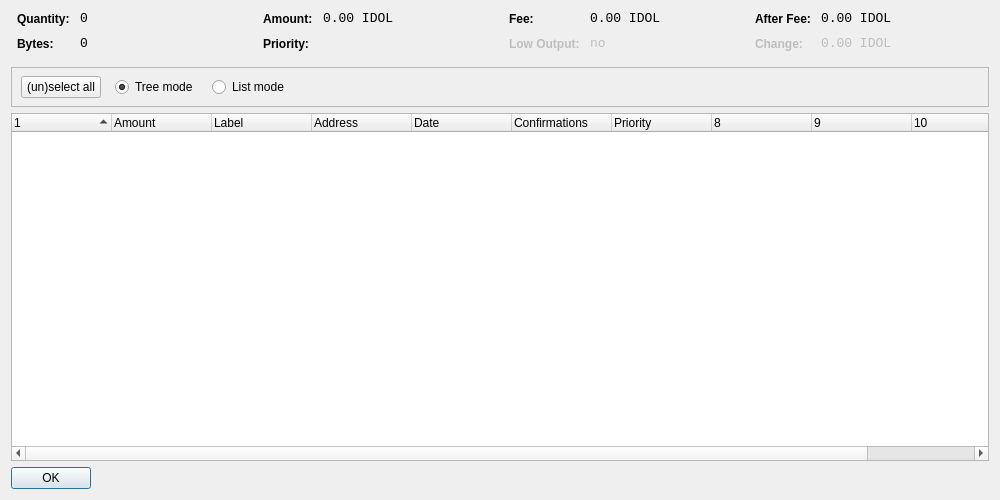
<?xml version="1.0" encoding="UTF-8"?>
<ui version="4.0">
 <class>CoinControlDialog</class>
 <widget class="QDialog" name="CoinControlDialog">
  <property name="geometry">
   <rect>
    <x>0</x>
    <y>0</y>
    <width>1000</width>
    <height>500</height>
   </rect>
  </property>
  <property name="windowTitle">
   <string>Coin Control</string>
  </property>
  <layout class="QVBoxLayout" name="verticalLayout">
   <item>
    <layout class="QHBoxLayout" name="horizontalLayoutTop" stretch="0,0,0,0">
     <property name="topMargin">
      <number>0</number>
     </property>
     <property name="bottomMargin">
      <number>10</number>
     </property>
     <item>
      <layout class="QFormLayout" name="formLayoutCoinControl1">
       <property name="horizontalSpacing">
        <number>10</number>
       </property>
       <property name="verticalSpacing">
        <number>10</number>
       </property>
       <property name="leftMargin">
        <number>6</number>
       </property>
       <property name="rightMargin">
        <number>6</number>
       </property>
       <item row="0" column="0">
        <widget class="QLabel" name="labelCoinControlQuantityText">
         <property name="styleSheet">
          <string notr="true">font-weight:bold;</string>
         </property>
         <property name="text">
          <string>Quantity:</string>
         </property>
        </widget>
       </item>
       <item row="0" column="1">
        <widget class="QLabel" name="labelCoinControlQuantity">
         <property name="font">
          <font>
           <family>Monospace</family>
           <pointsize>10</pointsize>
          </font>
         </property>
         <property name="cursor">
          <cursorShape>IBeamCursor</cursorShape>
         </property>
         <property name="contextMenuPolicy">
          <enum>Qt::ActionsContextMenu</enum>
         </property>
         <property name="text">
          <string notr="true">0</string>
         </property>
         <property name="textInteractionFlags">
          <set>Qt::LinksAccessibleByMouse|Qt::TextSelectableByKeyboard|Qt::TextSelectableByMouse</set>
         </property>
        </widget>
       </item>
       <item row="1" column="0">
        <widget class="QLabel" name="labelCoinControlBytesText">
         <property name="styleSheet">
          <string notr="true">font-weight:bold;</string>
         </property>
         <property name="text">
          <string>Bytes:</string>
         </property>
        </widget>
       </item>
       <item row="1" column="1">
        <widget class="QLabel" name="labelCoinControlBytes">
         <property name="font">
          <font>
           <family>Monospace</family>
           <pointsize>10</pointsize>
          </font>
         </property>
         <property name="cursor">
          <cursorShape>IBeamCursor</cursorShape>
         </property>
         <property name="contextMenuPolicy">
          <enum>Qt::ActionsContextMenu</enum>
         </property>
         <property name="text">
          <string notr="true">0</string>
         </property>
         <property name="textInteractionFlags">
          <set>Qt::LinksAccessibleByMouse|Qt::TextSelectableByKeyboard|Qt::TextSelectableByMouse</set>
         </property>
        </widget>
       </item>
      </layout>
     </item>
     <item>
      <layout class="QFormLayout" name="formLayoutCoinControl2">
       <property name="horizontalSpacing">
        <number>10</number>
       </property>
       <property name="verticalSpacing">
        <number>10</number>
       </property>
       <property name="leftMargin">
        <number>6</number>
       </property>
       <property name="rightMargin">
        <number>6</number>
       </property>
       <item row="0" column="0">
        <widget class="QLabel" name="labelCoinControlAmountText">
         <property name="styleSheet">
          <string notr="true">font-weight:bold;</string>
         </property>
         <property name="text">
          <string>Amount:</string>
         </property>
        </widget>
       </item>
       <item row="0" column="1">
        <widget class="QLabel" name="labelCoinControlAmount">
         <property name="font">
          <font>
           <family>Monospace</family>
           <pointsize>10</pointsize>
          </font>
         </property>
         <property name="cursor">
          <cursorShape>IBeamCursor</cursorShape>
         </property>
         <property name="contextMenuPolicy">
          <enum>Qt::ActionsContextMenu</enum>
         </property>
         <property name="text">
          <string notr="true">0.00 IDOL</string>
         </property>
         <property name="textInteractionFlags">
          <set>Qt::LinksAccessibleByMouse|Qt::TextSelectableByKeyboard|Qt::TextSelectableByMouse</set>
         </property>
        </widget>
       </item>
       <item row="1" column="0">
        <widget class="QLabel" name="labelCoinControlPriorityText">
         <property name="styleSheet">
          <string notr="true">font-weight:bold;</string>
         </property>
         <property name="text">
          <string>Priority:</string>
         </property>
        </widget>
       </item>
       <item row="1" column="1">
        <widget class="QLabel" name="labelCoinControlPriority">
         <property name="font">
          <font>
           <family>Monospace</family>
           <pointsize>10</pointsize>
          </font>
         </property>
         <property name="cursor">
          <cursorShape>IBeamCursor</cursorShape>
         </property>
         <property name="contextMenuPolicy">
          <enum>Qt::ActionsContextMenu</enum>
         </property>
         <property name="text">
          <string/>
         </property>
         <property name="textInteractionFlags">
          <set>Qt::LinksAccessibleByMouse|Qt::TextSelectableByKeyboard|Qt::TextSelectableByMouse</set>
         </property>
        </widget>
       </item>
      </layout>
     </item>
     <item>
      <layout class="QFormLayout" name="formLayoutCoinControl3">
       <property name="horizontalSpacing">
        <number>10</number>
       </property>
       <property name="verticalSpacing">
        <number>10</number>
       </property>
       <property name="leftMargin">
        <number>6</number>
       </property>
       <property name="rightMargin">
        <number>6</number>
       </property>
       <item row="0" column="0">
        <widget class="QLabel" name="labelCoinControlFeeText">
         <property name="styleSheet">
          <string notr="true">font-weight:bold;</string>
         </property>
         <property name="text">
          <string>Fee:</string>
         </property>
        </widget>
       </item>
       <item row="0" column="1">
        <widget class="QLabel" name="labelCoinControlFee">
         <property name="font">
          <font>
           <family>Monospace</family>
           <pointsize>10</pointsize>
          </font>
         </property>
         <property name="cursor">
          <cursorShape>IBeamCursor</cursorShape>
         </property>
         <property name="contextMenuPolicy">
          <enum>Qt::ActionsContextMenu</enum>
         </property>
         <property name="text">
          <string notr="true">0.00 IDOL</string>
         </property>
         <property name="textInteractionFlags">
          <set>Qt::LinksAccessibleByMouse|Qt::TextSelectableByKeyboard|Qt::TextSelectableByMouse</set>
         </property>
        </widget>
       </item>
       <item row="1" column="0">
        <widget class="QLabel" name="labelCoinControlLowOutputText">
         <property name="enabled">
          <bool>false</bool>
         </property>
         <property name="styleSheet">
          <string notr="true">font-weight:bold;</string>
         </property>
         <property name="text">
          <string>Low Output:</string>
         </property>
        </widget>
       </item>
       <item row="1" column="1">
        <widget class="QLabel" name="labelCoinControlLowOutput">
         <property name="enabled">
          <bool>false</bool>
         </property>
         <property name="font">
          <font>
           <family>Monospace</family>
           <pointsize>10</pointsize>
          </font>
         </property>
         <property name="cursor">
          <cursorShape>IBeamCursor</cursorShape>
         </property>
         <property name="contextMenuPolicy">
          <enum>Qt::ActionsContextMenu</enum>
         </property>
         <property name="text">
          <string notr="true">no</string>
         </property>
         <property name="textInteractionFlags">
          <set>Qt::LinksAccessibleByMouse|Qt::TextSelectableByKeyboard|Qt::TextSelectableByMouse</set>
         </property>
        </widget>
       </item>
      </layout>
     </item>
     <item>
      <layout class="QFormLayout" name="formLayoutCoinControl4">
       <property name="horizontalSpacing">
        <number>10</number>
       </property>
       <property name="verticalSpacing">
        <number>10</number>
       </property>
       <property name="leftMargin">
        <number>6</number>
       </property>
       <property name="rightMargin">
        <number>6</number>
       </property>
       <item row="0" column="0">
        <widget class="QLabel" name="labelCoinControlAfterFeeText">
         <property name="styleSheet">
          <string notr="true">font-weight:bold;</string>
         </property>
         <property name="text">
          <string>After Fee:</string>
         </property>
        </widget>
       </item>
       <item row="0" column="1">
        <widget class="QLabel" name="labelCoinControlAfterFee">
         <property name="font">
          <font>
           <family>Monospace</family>
           <pointsize>10</pointsize>
          </font>
         </property>
         <property name="cursor">
          <cursorShape>IBeamCursor</cursorShape>
         </property>
         <property name="contextMenuPolicy">
          <enum>Qt::ActionsContextMenu</enum>
         </property>
         <property name="text">
          <string notr="true">0.00 IDOL</string>
         </property>
         <property name="textInteractionFlags">
          <set>Qt::LinksAccessibleByMouse|Qt::TextSelectableByKeyboard|Qt::TextSelectableByMouse</set>
         </property>
        </widget>
       </item>
       <item row="1" column="0">
        <widget class="QLabel" name="labelCoinControlChangeText">
         <property name="enabled">
          <bool>false</bool>
         </property>
         <property name="styleSheet">
          <string notr="true">font-weight:bold;</string>
         </property>
         <property name="text">
          <string>Change:</string>
         </property>
        </widget>
       </item>
       <item row="1" column="1">
        <widget class="QLabel" name="labelCoinControlChange">
         <property name="enabled">
          <bool>false</bool>
         </property>
         <property name="font">
          <font>
           <family>Monospace</family>
           <pointsize>10</pointsize>
          </font>
         </property>
         <property name="cursor">
          <cursorShape>IBeamCursor</cursorShape>
         </property>
         <property name="contextMenuPolicy">
          <enum>Qt::ActionsContextMenu</enum>
         </property>
         <property name="text">
          <string notr="true">0.00 IDOL</string>
         </property>
         <property name="textInteractionFlags">
          <set>Qt::LinksAccessibleByMouse|Qt::TextSelectableByKeyboard|Qt::TextSelectableByMouse</set>
         </property>
        </widget>
       </item>
      </layout>
     </item>
    </layout>
   </item>
   <item>
    <widget class="QFrame" name="frame">
     <property name="minimumSize">
      <size>
       <width>0</width>
       <height>40</height>
      </size>
     </property>
     <property name="frameShape">
      <enum>QFrame::StyledPanel</enum>
     </property>
     <property name="frameShadow">
      <enum>QFrame::Sunken</enum>
     </property>
     <widget class="QWidget" name="horizontalLayoutWidget">
      <property name="geometry">
       <rect>
        <x>10</x>
        <y>0</y>
        <width>781</width>
        <height>41</height>
       </rect>
      </property>
      <layout class="QHBoxLayout" name="horizontalLayoutPanel" stretch="0,0,0,0,0">
       <property name="spacing">
        <number>14</number>
       </property>
       <item>
        <widget class="QPushButton" name="pushButtonSelectAll">
         <property name="sizePolicy">
          <sizepolicy hsizetype="Maximum" vsizetype="Fixed">
           <horstretch>0</horstretch>
           <verstretch>0</verstretch>
          </sizepolicy>
         </property>
         <property name="text">
          <string>(un)select all</string>
         </property>
        </widget>
       </item>
       <item>
        <widget class="QRadioButton" name="radioTreeMode">
         <property name="sizePolicy">
          <sizepolicy hsizetype="Maximum" vsizetype="Fixed">
           <horstretch>0</horstretch>
           <verstretch>0</verstretch>
          </sizepolicy>
         </property>
         <property name="text">
          <string>Tree mode</string>
         </property>
         <property name="checked">
          <bool>true</bool>
         </property>
        </widget>
       </item>
       <item>
        <widget class="QRadioButton" name="radioListMode">
         <property name="sizePolicy">
          <sizepolicy hsizetype="Maximum" vsizetype="Fixed">
           <horstretch>0</horstretch>
           <verstretch>0</verstretch>
          </sizepolicy>
         </property>
         <property name="text">
          <string>List mode</string>
         </property>
        </widget>
       </item>
       <item>
        <spacer name="horizontalSpacer">
         <property name="orientation">
          <enum>Qt::Horizontal</enum>
         </property>
         <property name="sizeHint" stdset="0">
          <size>
           <width>40</width>
           <height>20</height>
          </size>
         </property>
        </spacer>
       </item>
      </layout>
     </widget>
    </widget>
   </item>
   <item>
    <widget class="CoinControlTreeWidget" name="treeWidget">
     <property name="contextMenuPolicy">
      <enum>Qt::CustomContextMenu</enum>
     </property>
     <property name="sortingEnabled">
      <bool>false</bool>
     </property>
     <property name="columnCount">
      <number>11</number>
     </property>
     <attribute name="headerShowSortIndicator" stdset="0">
      <bool>true</bool>
     </attribute>
     <attribute name="headerStretchLastSection">
      <bool>false</bool>
     </attribute>
     <column>
      <property name="text">
       <string/>
      </property>
     </column>
     <column>
      <property name="text">
       <string>Amount</string>
      </property>
     </column>
     <column>
      <property name="text">
       <string>Label</string>
      </property>
     </column>
     <column>
      <property name="text">
       <string>Address</string>
      </property>
     </column>
     <column>
      <property name="text">
       <string>Date</string>
      </property>
     </column>
     <column>
      <property name="text">
       <string>Confirmations</string>
      </property>
      <property name="toolTip">
       <string>Confirmed</string>
      </property>
     </column>
     <column>
      <property name="text">
       <string>Priority</string>
      </property>
     </column>
     <column>
      <property name="text">
       <string/>
      </property>
     </column>
     <column>
      <property name="text">
       <string/>
      </property>
     </column>
     <column>
      <property name="text">
       <string/>
      </property>
     </column>
     <column>
      <property name="text">
       <string/>
      </property>
     </column>
    </widget>
   </item>
   <item>
    <widget class="QDialogButtonBox" name="buttonBox">
     <property name="sizePolicy">
      <sizepolicy hsizetype="Maximum" vsizetype="Fixed">
       <horstretch>0</horstretch>
       <verstretch>0</verstretch>
      </sizepolicy>
     </property>
     <property name="orientation">
      <enum>Qt::Horizontal</enum>
     </property>
     <property name="standardButtons">
      <set>QDialogButtonBox::Ok</set>
     </property>
    </widget>
   </item>
  </layout>
 </widget>
 <customwidgets>
  <customwidget>
   <class>CoinControlTreeWidget</class>
   <extends>QTreeWidget</extends>
   <header>coincontroltreewidget.h</header>
  </customwidget>
 </customwidgets>
 <resources/>
 <connections/>
</ui>
